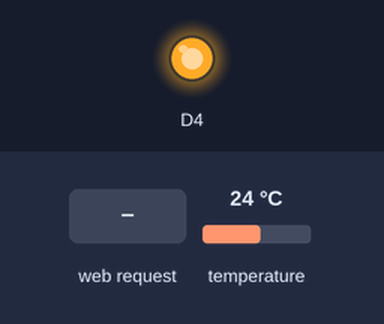
The sketch below on a simulated ESP8266 (NodeMCU). On the bench: output pins drawn as LEDs (lit = HIGH, except the on-board LED, lit = LOW). The inputs (shaded band) are chosen by the test bench; at power-on: temperature 24 °C. WiFi joins after 1.5 s; servers stay silent unless stated; uploads are accepted with an empty reply; EEPROM starts erased; what the sketch prints to the serial monitor is not drawn.

Above: at 2.7 s.
2.8 s: HTTP request GET / received
4.3 s: HTTP request GET /config received
At 30.6 s:
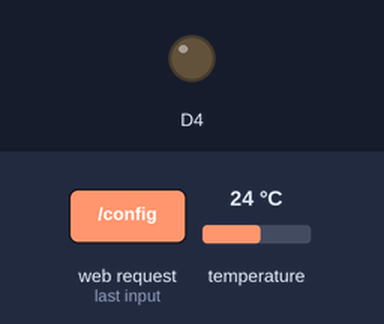
Timing chart, 0 to 31.5 s (numbered marks = the images above; inputs shaded):
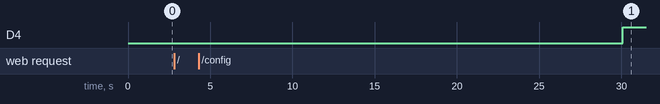

The sketch:

ESP8266_Phant_onewire.ino
```cpp
/**
 * Created: 5 Feb 2016
 * Created by: Steven Smethurst
 *
 * More information: https://github.com/funvill/ESP2866
 *
 * Libraries used
 * https://github.com/esp8266/Arduino
 * https://github.com/tzapu/WiFiManager
 * https://github.com/milesburton/Arduino-Temperature-Control-Library
 *
 * Data Store:
 * https://data.sparkfun.com/
 */

#include <ESP8266WiFi.h>        // Allowes the ESP to connect to wifi access points
#include <ESP8266HTTPClient.h>  // Allowes the ESP to send HTTP Requests.
#include <ESP8266WebServer.h>   // Allowes the ESP to recv HTTP Requests.
#include <EEPROM.h>             // Allowes for write to the EPROM

// WiFiManager library
// https://github.com/tzapu/WiFiManager
#include <DNSServer.h>
#include <ESP8266WebServer.h>
#include <WiFiManager.h>

// One Wire Temp Sensor
// https://github.com/milesburton/Arduino-Temperature-Control-Library
#include <OneWire.h>
#include <DallasTemperature.h>

//////////////////
// EPROM MEMORY //
//////////////////
// Phant
char EEPROM_PhantHost[64]  = "data.sparkfun.com" ;
char EEPROM_PublicKey[21]  = "VGXNn1WangTMQg6G8Qr2"; // Your public key
char EEPROM_PrivateKey[21] = "9Ygo8kqj8ZswRbYemRz5"; // Your private key

//////////////
// One Wire //
//////////////
/**
 * Setup a oneWire instance to communicate with any OneWire devices (not
 * just Maxim/Dallas temperature ICs). A 4.7K resistor connected between
 * data and 5v is nessary.
 *
 * More information: https://datasheets.maximintegrated.com/en/ds/DS18B20.pdf
 */
OneWire oneWire(D6);
DallasTemperature sensors(&oneWire);

/////////////////
// Post Timing //
/////////////////
/**
 * How much data can I push?
 * Each stream has a maximum of 50mb. After you hit the limit, the oldest data
 * will be erased. (These limitations can be removed if installed on your own
 * server). Logging is limited to 100 pushes in a 15 minute window. This allows
 * you to push data in bursts, or spread them out over the 15 minute window.
 * Source: https://data.sparkfun.com/
 *
 * There are 900 seconds in 15 mins. The MAX frequency that we can update the
 * server is once every 9 secs
 *
 * The time is mesured in milliseconds.
 *     1000 =  1 second
 *    30000 = 30 seconds.
 */
const unsigned long postRate = 30 * 1000;

////////////////////////////
// HTTP Client and server //
////////////////////////////
WiFiClient        client;
ESP8266WebServer  server(80);

// Other variables.
char deviceName[32] ;
byte ledStatus = LOW;


void setup() {
  // Generate the device name
  sprintf( deviceName, "esp%d", ESP.getChipId() );

  // Set up the status LED
  pinMode(BUILTIN_LED, OUTPUT);

  // Set up the serial port
  Serial.begin(115200);
  delay(10); // The serial port takes a little bit of time to fully start up.
  Serial.println(""); Serial.println(""); Serial.println("");
  Serial.println("[Info] VHS - ESP + DS1820B");
  Serial.println("[Info] Chip ID: " + String( ESP.getChipId()) );

  // Get the MAC addres
  byte mac[6];
  WiFi.macAddress(mac);
  Serial.print("[Info] MAC: "); Serial.print(mac[0],HEX); Serial.print(":"); Serial.print(mac[1],HEX); Serial.print(":");
  Serial.print(mac[2],HEX); Serial.print(":"); Serial.print(mac[3],HEX); Serial.print(":"); Serial.print(mac[4],HEX);
  Serial.print(":"); Serial.println(mac[5],HEX);

  // WiFiManager
  // Local intialization. Once its business is done, there is no need to keep it around
  WiFiManager wifiManager;
  wifiManager.autoConnect(deviceName);

  // Print the wifi connection details.
  Serial.println("[WiFi] WiFi connected");

  // Read the presistent memory off the chip
  ReadEEPROM();

  // Set up the webserver
  server.on("/", handleRoot);
  server.on("/config", handleConfig);
  server.begin();

  // Start up the temp sensor libary
  sensors.begin();
}


void loop()
{
  // If we are not connected to the network then we should to connect.
  if (WiFi.status() != WL_CONNECTED) {
    WiFiManager wifiManager;
    wifiManager.autoConnect(deviceName);
    return ;
  }

  // Check for incoming HTTP requests and proccess them if needed.
  server.handleClient();

  // Check the tempature and update the server if needed.
  static unsigned long previousMillisTemp = 0 ;
  unsigned long currentMillisTemp = millis();
  if(currentMillisTemp - previousMillisTemp < postRate ) {
    // Not enught time has passed. Nothing to do....
    delay(100);
    return ;
  }

  // The timer has expired. Update the server with the current value.
  previousMillisTemp = currentMillisTemp;

  // Flip the LED
  ledStatus = (ledStatus == HIGH) ? LOW : HIGH;
  digitalWrite(BUILTIN_LED, ledStatus);

  // Remind the user how to update the devices configuration.
  Serial.print("[Info] Goto http://");
  Serial.print(WiFi.localIP());
  Serial.println(" to configure the device. ");

  // Check to see if we have a device connected.
  if( sensors.getDeviceCount() <= 0  ) {
     Serial.println("[Info] Error: No OneWire devices detected. Nothing to do...");
     return ;
  }

  // Send the command to get temperatures
  sensors.requestTemperatures() ;
  float celsius = sensors.getTempCByIndex(0);

  // Generate the URL based saved settings and the current tempature.
  // http://data.sparkfun.com/input/VGXNn1WangTMQg6G8Qr2.txt?private_key=9Ygo8kqj8ZswRbYemRz5&celsius=0.0
  String url = "http://" ;
  url += String( EEPROM_PhantHost ) ;
  url += "/input/" ;
  url += String( EEPROM_PublicKey ) ;
  url += ".txt?private_key=" ;
  url += String( EEPROM_PrivateKey ) ;
  url += "&celsius=" ;
  url += String( celsius ) ;
  url += "&device=" ;
  url += String( deviceName ) ;

  // Send the HTTP REST request to the server
  Serial.println("[HTTP.Client] GET " + String(url) );

  // Start connection and send HTTP header
  HTTPClient http;
  http.begin(url);

  // Wait on the response.
  // Once we recive a response or timeout the httpCode will be updated
  int httpCode = http.GET();
  if(httpCode > 0) {
      Serial.printf("[HTTP.Client] http.code: %d ", httpCode);
      if( httpCode == 200 ) {
        // HTTP header has been send and Server response header has been handled
        Serial.println("OK - Everything is good" );
      } else {
        Serial.println("???? - Something strange happened. Check the error code https://en.wikipedia.org/wiki/List_of_HTTP_status_codes");
      }
      Serial.println(http.getString());
      Serial.println(String( "View results here: https://") + String( EEPROM_PhantHost ) + String( "/streams/") + String( EEPROM_PublicKey) );
  } else {
      Serial.printf("[HTTP.Client] GET... failed, error: %s\n", http.errorToString(httpCode).c_str());
  }
  http.end();
}

void handleConfig() {
  Serial.println("[HTTP.Server] HTTP.Requst GET /config");
  String message = "<!DOCTYPE HTML>\r\n<html><h1>VHS: ESP + DS1820 - Configuration page</h1>";

  // Check to see if the values have been changed.
  String temp_PhantHost = server.arg("EEPROM_PhantHost");
  String temp_PublicKey = server.arg("EEPROM_PublicKey");
  String temp_PrivateKey = server.arg("EEPROM_PrivateKey");
  if( temp_PhantHost.length() > 0 && temp_PublicKey.length() > 0 && temp_PrivateKey.length() > 0 )
  {
    message += String( "<h3>UPDATED THE EEPROM</h3>");
    message += String( "<table>");
    message += String( "<tr><th>PhantHost</th><td>")+ temp_PhantHost + "</td></tr>";
    message += String( "<tr><th>PublicKey</th><td>")+ temp_PublicKey + "</td></tr>";
    message += String( "<tr><th>PrivateKey</th><td>")+ temp_PrivateKey + "</td></tr>";
    message += String( "</table>");

    temp_PhantHost.toCharArray(EEPROM_PhantHost, 64 );
    temp_PublicKey.toCharArray(EEPROM_PublicKey, 21 );
    temp_PrivateKey.toCharArray(EEPROM_PrivateKey, 21 );

    // Write the values to the chip
    WriteEEPROM();

    message += String( "Done... Go back <a href='/'>Home</a><br />");
    server.send(200, "text/html", message);
    return ;
  }

  // Let the user configure the variables.
  message += String( "<form action='/config' method='get' >");

  message += String( "<h2>Phant configuration</h2>");
  message += String( "<table>" );
  message += String( "<tr><th><label>PhantHost: </th><td><input name='EEPROM_PhantHost' type='text' value='") + String( EEPROM_PhantHost ) + String( "'/></label></td></tr>");
  message += String( "<tr><th><label>PublicKey: </th><td><input name='EEPROM_PublicKey' type='text' value='") + String( EEPROM_PublicKey ) + String( "'/></label></td></tr>");
  message += String( "<tr><th><label>PrivateKey: </th><td><input name='EEPROM_PrivateKey' type='text' value='") + String( EEPROM_PrivateKey ) + String( "'/></label></td></tr>");
  message += String( "</table>" );

  message += String( "<br /><br />");
  message += String( "<input type='submit' />");
  message += String( "</form>");

  message += String( "<p><a href='/'>Go back home...</a></p></html>");
  server.send(200, "text/html", message);
}


void handleRoot() {
  Serial.println("[HTTP.Server] HTTP.Requst GET /");
  String message = "<!DOCTYPE HTML>\r\n<html><h1>VHS: ESP + DS1820</h1>";

  // Check to see if we can get the current Temperature
  if( sensors.getDeviceCount() > 0 ){
    sensors.requestTemperatures() ;
    message += String( "<p>Celsius=") + String( sensors.getTempCByIndex(0)  ) + String("</p>");
    message += String( "<p>View full history <a href='https://") + String(EEPROM_PhantHost) + String("/streams/") + String(EEPROM_PublicKey) + String("'>full history</a> here</p>") ;
  } else {
    message += String( "<p>Error: Could not get the current Temperature</p>");
  }

  message += String( "<p><a href='/config'>Configure this device...</a></p></html>");
  server.send(200, "text/html", message );
}


void WriteEEPROM() {
  Serial.println("[EEPROM] Writing variables to EEPROM");
  EEPROM.begin(512);
  delay(10);

  for (int i = 0; i < 64; ++i) {
    EEPROM.write(i, EEPROM_PhantHost[i] );
  }
  for (int i = 64; i < 64+21; ++i) {
    EEPROM.write(i, EEPROM_PublicKey[i-(64)] );
  }
  for (int i = 64+21; i < 64+21+21; ++i) {
    EEPROM.write(i, EEPROM_PrivateKey[i-(64+21)] );
  }
  EEPROM.commit();
  Serial.println("[EEPROM] Done...");
}

void ReadEEPROM() {
  Serial.println("[EEPROM] Reading variables from EEPROM");
  EEPROM.begin(512);
  delay(10);

  Serial.print("[EEPROM] Reading PhantHost");
  for (int i = 0; i < 64; ++i) {
    EEPROM_PhantHost[i] = char(EEPROM.read(i));
  }
  Serial.println(" = " + String( EEPROM_PhantHost ) );

  Serial.print("[EEPROM] Reading PublicKey");
  for (int i = 64; i < 64+21; ++i) {
    EEPROM_PublicKey[i-(64)] = char(EEPROM.read(i));
  }
  Serial.println(" = " + String( EEPROM_PublicKey ) );

  Serial.print("[EEPROM] Reading PrivateKey");
  for (int i = 64+21; i < 64+21+21; ++i) {
    EEPROM_PrivateKey[i-(64+21)] = char(EEPROM.read(i));
  }
  Serial.println(" = " + String( EEPROM_PrivateKey ) );
  Serial.println("[EEPROM] Done...");
}
```

Measured:
- after the input at 2.8 s, every drawn part: stays the same
